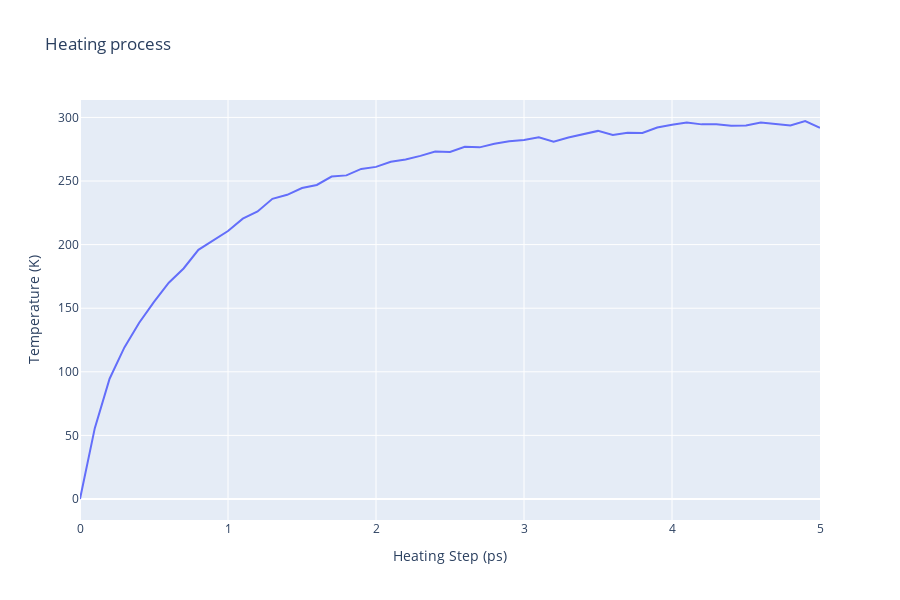

The notebook cell this image was saved under:
### Code cell
import plotly.graph_objs as go

with open(output_dat_heat_path, 'r') as energy_file:
    x, y = zip(*[
        (float(line.split()[0]), float(line.split()[1]))
        for line in energy_file
        if not line.startswith(("#", "@"))
        if float(line.split()[1]) < 1000
    ])

# Create a scatter plot
fig = go.Figure(data=go.Scatter(x=x, y=y, mode='lines'))

# Update layout
fig.update_layout(title="Heating process",
                  xaxis_title="Heating Step (ps)",
                  yaxis_title="Temperature (K)",
                  height=600)

# Show the figure (renderer changes for colab and jupyter)
rend = 'colab' if 'google.colab' in sys.modules else ''
fig.show(renderer=rend)

### Figure 1 — Plotly figure (JSON) as saved in the notebook; plotly's stock layout.template omitted (floating-point values rounded to 4 significant figures)
{"data": [{"mode": "lines", "type": "scatter", "x": [0, 0.1, 0.2, 0.3, 0.4, 0.5, 0.6, 0.7, 0.8, 0.9, 1, 1.1, 1.2, 1.3, 1.4, 1.5, 1.6, 1.7, 1.8, 1.9, 2, 2.1, 2.2, 2.3, 2.4, 2.5, 2.6, 2.7, 2.8, 2.9, 3, 3.1, 3.2, 3.3, 3.4, 3.5, 3.6, 3.7, 3.8, 3.9, 4, 4.1, 4.2, 4.3, 4.4, 4.5, 4.6, 4.7, 4.8, 4.9, 5], "y": [0, 55.71, 94.58, 119.2, 138.5, 154.9, 170.0, 181.2, 195.9, 203.5, 210.7, 220.4, 226.1, 236, 239.1, 244.5, 246.9, 253.5, 254.4, 259.5, 261.1, 265.2, 267.0, 269.8, 273.1, 272.8, 276.9, 276.5, 279.2, 281.3, 282.3, 284.4, 280.9, 284.2, 287.0, 289.4, 286.2, 287.9, 287.7, 292.0, 294.3, 296.1, 294.5, 294.7, 293.5, 293.7, 296.0, 295.0, 293.6, 297.2, 291.9]}], "layout": {"height": 600, "title": {"text": "Heating process"}, "xaxis": {"title": {"text": "Heating Step (ps)"}}, "yaxis": {"title": {"text": "Temperature (K)"}}}}
